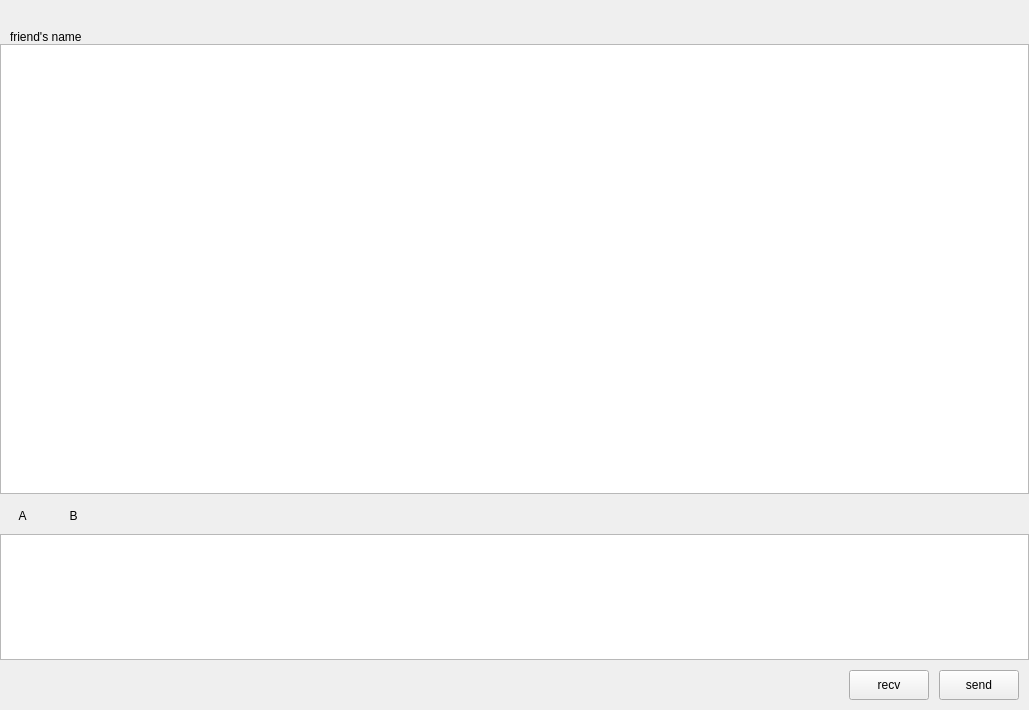
<?xml version="1.0" encoding="UTF-8"?>
<ui version="4.0">
 <class>ChattingPageWidget</class>
 <widget class="QWidget" name="ChattingPageWidget">
  <property name="geometry">
   <rect>
    <x>0</x>
    <y>0</y>
    <width>1029</width>
    <height>710</height>
   </rect>
  </property>
  <property name="windowTitle">
   <string>Form</string>
  </property>
  <layout class="QVBoxLayout" name="verticalLayout">
   <property name="spacing">
    <number>0</number>
   </property>
   <property name="leftMargin">
    <number>0</number>
   </property>
   <property name="topMargin">
    <number>10</number>
   </property>
   <property name="rightMargin">
    <number>0</number>
   </property>
   <property name="bottomMargin">
    <number>0</number>
   </property>
   <item>
    <widget class="QWidget" name="user_interface" native="true">
     <property name="minimumSize">
      <size>
       <width>250</width>
       <height>700</height>
      </size>
     </property>
     <property name="maximumSize">
      <size>
       <width>16777215</width>
       <height>700</height>
      </size>
     </property>
     <layout class="QVBoxLayout" name="verticalLayout_3">
      <property name="spacing">
       <number>0</number>
      </property>
      <property name="leftMargin">
       <number>0</number>
      </property>
      <property name="topMargin">
       <number>10</number>
      </property>
      <property name="rightMargin">
       <number>0</number>
      </property>
      <property name="bottomMargin">
       <number>0</number>
      </property>
      <item>
       <widget class="QWidget" name="friends_identity" native="true">
        <layout class="QVBoxLayout" name="verticalLayout_4">
         <property name="spacing">
          <number>0</number>
         </property>
         <property name="leftMargin">
          <number>0</number>
         </property>
         <property name="topMargin">
          <number>0</number>
         </property>
         <property name="rightMargin">
          <number>0</number>
         </property>
         <property name="bottomMargin">
          <number>0</number>
         </property>
         <item>
          <widget class="QWidget" name="friend_info" native="true">
           <layout class="QHBoxLayout" name="horizontalLayout_3">
            <property name="spacing">
             <number>0</number>
            </property>
            <property name="leftMargin">
             <number>10</number>
            </property>
            <property name="topMargin">
             <number>10</number>
            </property>
            <property name="rightMargin">
             <number>0</number>
            </property>
            <property name="bottomMargin">
             <number>0</number>
            </property>
            <item>
             <widget class="QLabel" name="friend_name">
              <property name="text">
               <string>friend's name</string>
              </property>
             </widget>
            </item>
           </layout>
          </widget>
         </item>
         <item>
          <widget class="QWidget" name="chatting_msg" native="true">
           <property name="minimumSize">
            <size>
             <width>0</width>
             <height>450</height>
            </size>
           </property>
           <property name="maximumSize">
            <size>
             <width>16777215</width>
             <height>450</height>
            </size>
           </property>
           <layout class="QVBoxLayout" name="verticalLayout_2">
            <property name="spacing">
             <number>0</number>
            </property>
            <property name="leftMargin">
             <number>0</number>
            </property>
            <property name="topMargin">
             <number>0</number>
            </property>
            <property name="rightMargin">
             <number>0</number>
            </property>
            <property name="bottomMargin">
             <number>0</number>
            </property>
            <item>
             <widget class="ChattingRecordView" name="chatting_record"/>
            </item>
           </layout>
          </widget>
         </item>
        </layout>
       </widget>
      </item>
      <item>
       <widget class="QWidget" name="tools" native="true">
        <property name="maximumSize">
         <size>
          <width>16777215</width>
          <height>40</height>
         </size>
        </property>
        <layout class="QHBoxLayout" name="horizontalLayout_5">
         <property name="leftMargin">
          <number>5</number>
         </property>
         <property name="topMargin">
          <number>4</number>
         </property>
         <item>
          <widget class="ClickableQLabel" name="emo_label">
           <property name="minimumSize">
            <size>
             <width>35</width>
             <height>35</height>
            </size>
           </property>
           <property name="maximumSize">
            <size>
             <width>35</width>
             <height>35</height>
            </size>
           </property>
           <property name="text">
            <string>A</string>
           </property>
           <property name="alignment">
            <set>Qt::AlignmentFlag::AlignCenter</set>
           </property>
          </widget>
         </item>
         <item>
          <spacer name="horizontalSpacer_5">
           <property name="orientation">
            <enum>Qt::Orientation::Horizontal</enum>
           </property>
           <property name="sizeType">
            <enum>QSizePolicy::Policy::Fixed</enum>
           </property>
           <property name="sizeHint" stdset="0">
            <size>
             <width>10</width>
             <height>20</height>
            </size>
           </property>
          </spacer>
         </item>
         <item>
          <widget class="ClickableQLabel" name="file_label">
           <property name="minimumSize">
            <size>
             <width>35</width>
             <height>35</height>
            </size>
           </property>
           <property name="maximumSize">
            <size>
             <width>35</width>
             <height>35</height>
            </size>
           </property>
           <property name="text">
            <string>B</string>
           </property>
           <property name="alignment">
            <set>Qt::AlignmentFlag::AlignCenter</set>
           </property>
          </widget>
         </item>
         <item>
          <spacer name="horizontalSpacer_4">
           <property name="orientation">
            <enum>Qt::Orientation::Horizontal</enum>
           </property>
           <property name="sizeHint" stdset="0">
            <size>
             <width>40</width>
             <height>20</height>
            </size>
           </property>
          </spacer>
         </item>
        </layout>
       </widget>
      </item>
      <item>
       <widget class="QWidget" name="chatting_input" native="true">
        <layout class="QVBoxLayout" name="verticalLayout_5">
         <property name="spacing">
          <number>0</number>
         </property>
         <property name="leftMargin">
          <number>0</number>
         </property>
         <property name="topMargin">
          <number>0</number>
         </property>
         <property name="rightMargin">
          <number>0</number>
         </property>
         <property name="bottomMargin">
          <number>0</number>
         </property>
         <item>
          <widget class="QTextEdit" name="textEdit"/>
         </item>
        </layout>
       </widget>
      </item>
      <item>
       <widget class="QWidget" name="chatting_control" native="true">
        <property name="minimumSize">
         <size>
          <width>0</width>
          <height>50</height>
         </size>
        </property>
        <property name="maximumSize">
         <size>
          <width>16777215</width>
          <height>50</height>
         </size>
        </property>
        <layout class="QHBoxLayout" name="horizontalLayout_4">
         <property name="spacing">
          <number>0</number>
         </property>
         <property name="leftMargin">
          <number>0</number>
         </property>
         <property name="topMargin">
          <number>0</number>
         </property>
         <property name="rightMargin">
          <number>0</number>
         </property>
         <property name="bottomMargin">
          <number>0</number>
         </property>
         <item>
          <spacer name="horizontalSpacer">
           <property name="orientation">
            <enum>Qt::Orientation::Horizontal</enum>
           </property>
           <property name="sizeHint" stdset="0">
            <size>
             <width>40</width>
             <height>20</height>
            </size>
           </property>
          </spacer>
         </item>
         <item>
          <widget class="QPushButton" name="recv_message">
           <property name="minimumSize">
            <size>
             <width>0</width>
             <height>30</height>
            </size>
           </property>
           <property name="maximumSize">
            <size>
             <width>16777215</width>
             <height>30</height>
            </size>
           </property>
           <property name="text">
            <string>recv</string>
           </property>
          </widget>
         </item>
         <item>
          <spacer name="horizontalSpacer_3">
           <property name="orientation">
            <enum>Qt::Orientation::Horizontal</enum>
           </property>
           <property name="sizeType">
            <enum>QSizePolicy::Policy::Fixed</enum>
           </property>
           <property name="sizeHint" stdset="0">
            <size>
             <width>10</width>
             <height>20</height>
            </size>
           </property>
          </spacer>
         </item>
         <item>
          <widget class="QPushButton" name="send_message">
           <property name="minimumSize">
            <size>
             <width>0</width>
             <height>30</height>
            </size>
           </property>
           <property name="maximumSize">
            <size>
             <width>16777215</width>
             <height>30</height>
            </size>
           </property>
           <property name="text">
            <string>send</string>
           </property>
          </widget>
         </item>
         <item>
          <spacer name="horizontalSpacer_2">
           <property name="orientation">
            <enum>Qt::Orientation::Horizontal</enum>
           </property>
           <property name="sizeType">
            <enum>QSizePolicy::Policy::Fixed</enum>
           </property>
           <property name="sizeHint" stdset="0">
            <size>
             <width>10</width>
             <height>20</height>
            </size>
           </property>
          </spacer>
         </item>
        </layout>
       </widget>
      </item>
     </layout>
    </widget>
   </item>
  </layout>
 </widget>
 <customwidgets>
  <customwidget>
   <class>ClickableQLabel</class>
   <extends>QLabel</extends>
   <header location="global">clickableqlabel.h</header>
  </customwidget>
  <customwidget>
   <class>ChattingRecordView</class>
   <extends>QListWidget</extends>
   <header location="global">chattingrecordview.h</header>
  </customwidget>
 </customwidgets>
 <resources/>
 <connections/>
</ui>
